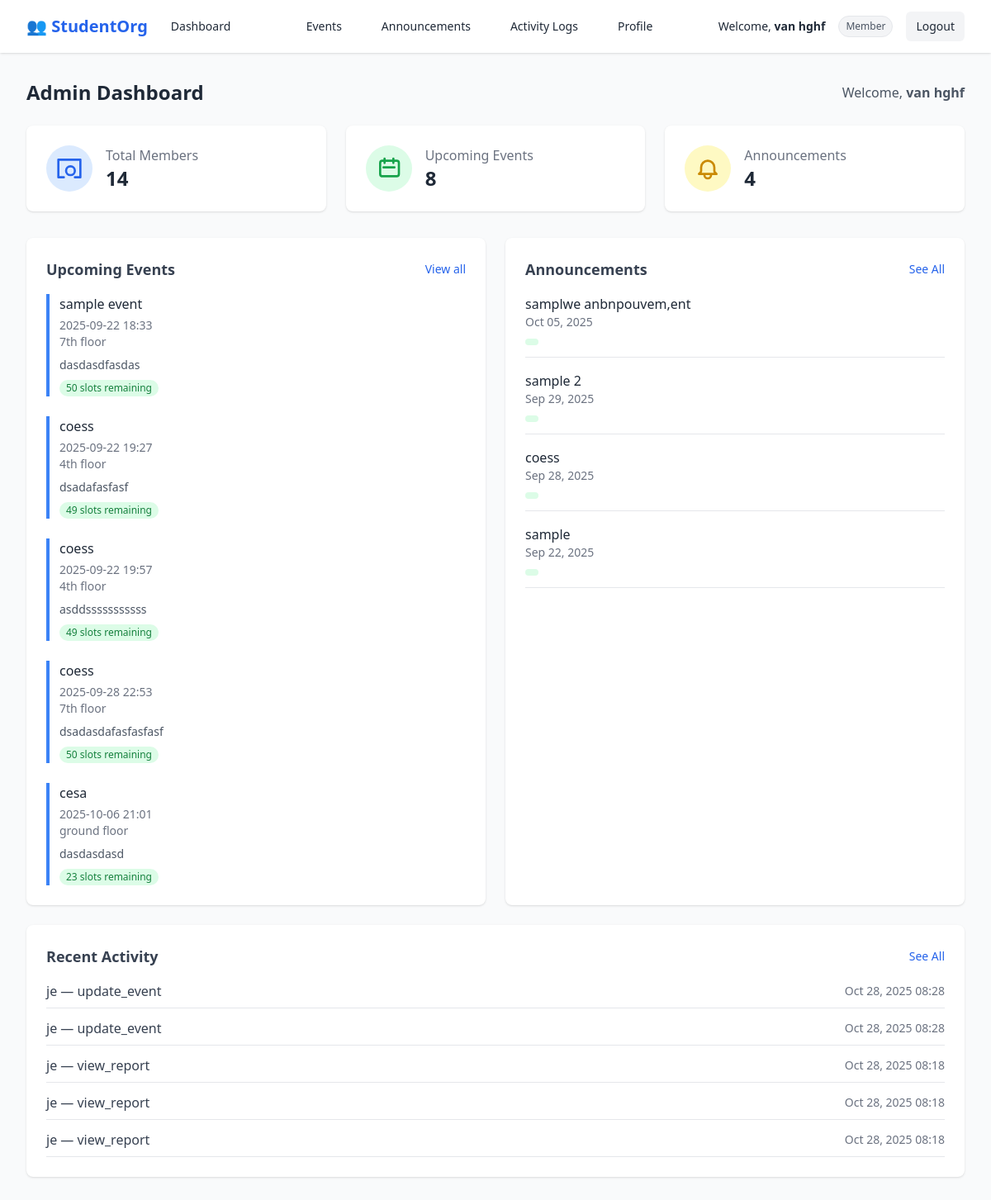
/dashboard/admin/ (signed in), run on the app's committed database.
### accounts/models.py (models this page shows, shortened)
class Event(models.Model):
    title = models.CharField(max_length=200)
    start_datetime = models.DateTimeField(default=timezone.now)
    end_datetime = models.DateTimeField(default=timezone.now)
    location = models.CharField(max_length=255, default="TBA")
    max_slots = models.PositiveIntegerField(default=200)
    description = models.TextField(blank=True, null=True)
    def slots_remaining(self):
        return self.max_slots - self.registrations.count()

class Announcement(models.Model):
    title = models.CharField(max_length=255)
    content = models.TextField()
    created_at = models.DateTimeField(auto_now_add=True)
    author = models.ForeignKey(User, on_delete=models.CASCADE)

class AuditLog(models.Model):
    user = models.ForeignKey(settings.AUTH_USER_MODEL, on_delete=models.SET_NULL, null=True, blank=True)
    action = models.CharField(max_length=255)
    target = models.CharField(max_length=255, null=True, blank=True)
    timestamp = models.DateTimeField(auto_now_add=True)

### accounts/views.py (the view)
# urls.py: path('dashboard/admin/', views.admin_dashboard, name="admin_dashboard"),
@login_required
def admin_dashboard(request):
    total_members = User.objects.count()
    total_events = Event.objects.count()
    total_announcements = Announcement.objects.count()
    events = Event.objects.order_by('start_datetime')[:5]
    announcements = Announcement.objects.order_by('-created_at')[:5]
    logs = AuditLog.objects.order_by('-timestamp')[:5]
    context = {
        'total_members': total_members,
        'total_events': total_events,
        'total_announcements': total_announcements,
        'events': events,
        'announcements': announcements,
        'logs': logs,
    }
    return render(request, 'accounts/admin_dashboard.html', context)

### accounts/templates/accounts/admin_dashboard.html (shortened to what this page needs)
{% extends "accounts/base.html" %}
{% block content %}
<div class="max-w-7xl mx-auto px-4 sm:px-6 lg:px-8 py-8">
  <div class="flex flex-col sm:flex-row sm:items-center sm:justify-between mb-6 space-y-3 sm:space-y-0">
    <h1 class="text-2xl font-bold text-gray-800">Admin Dashboard</h1>
    <span class="text-gray-600 text-sm sm:text-base">
      Welcome, <strong>{{ user.get_full_name|default:user.username }}</strong>
    </span>
  </div>
  <div class="grid grid-cols-1 sm:grid-cols-2 lg:grid-cols-3 gap-6 mb-8">
    <div class="bg-white shadow rounded-lg p-6 flex items-center space-x-4">
      <div class="p-3 bg-blue-100 text-blue-600 rounded-full flex-shrink-0">
        <svg xmlns="http://www.w3.org/2000/svg" class="h-6 w-6 sm:h-8 sm:w-8" fill="none" viewBox="0 0 24 24" stroke="currentColor">
          <path stroke-linecap="round" stroke-linejoin="round" stroke-width="2"
            d="M17 20h5V4H2v16h5m10-6a4 4 0 11-8 0 4 4 0 018 0z" />
        </svg>
      </div>
      <div>
        <p class="text-gray-500 text-sm sm:text-base">Total Members</p>
        <p class="text-xl sm:text-2xl font-semibold">{{ total_members }}</p>
      </div>
    </div>
    <div class="bg-white shadow rounded-lg p-6 flex items-center space-x-4">
      <div class="p-3 bg-green-100 text-green-600 rounded-full flex-shrink-0">
        <svg xmlns="http://www.w3.org/2000/svg" class="h-6 w-6 sm:h-8 sm:w-8" fill="none" viewBox="0 0 24 24" stroke="currentColor">
          <path stroke-linecap="round" stroke-linejoin="round" stroke-width="2"
            d="M8 7V3m8 4V3m-9 8h10m-12 8h14a2 2 0 002-2V7a2 2 0 00-2-2H6a2 2 0 00-2 2v10a2 2 0 002 2z" />
        </svg>
      </div>
      <div>
        <p class="text-gray-500 text-sm sm:text-base">Upcoming Events</p>
        <p class="text-xl sm:text-2xl font-semibold">{{ total_events }}</p>
      </div>
    </div>
    <div class="bg-white shadow rounded-lg p-6 flex items-center space-x-4">
      <div class="p-3 bg-yellow-100 text-yellow-600 rounded-full flex-shrink-0">
      </div>
      <div>
        <p class="text-gray-500 text-sm sm:text-base">Announcements</p>
        <p class="text-xl sm:text-2xl font-semibold">{{ total_announcements }}</p>
      </div>
    </div>
  </div>
  <div class="grid grid-cols-1 lg:grid-cols-2 gap-6">
    <div class="bg-white shadow rounded-lg p-6">
      <div class="flex flex-col sm:flex-row sm:justify-between sm:items-center mb-4">
        <h2 class="text-lg font-semibold text-gray-700 mb-2 sm:mb-0">Upcoming Events</h2>
        <a href="{% url 'accounts:event_list' %}" class="text-blue-600 text-sm hover:underline">View all</a>
      </div>
      {% if events %}
        <div class="space-y-6">
          {% for event in events %}
            <div class="border-l-4 border-blue-500 pl-3">
              <a href="{% url 'accounts:event_edit' event.id %}"
                class="font-medium text-gray-800 hover:underline">
                {{ event.title }}
              </a>
              <p class="text-sm text-gray-500 mt-1">
                {{ event.start_datetime|date:"Y-m-d H:i" }}
              </p>
              <p class="text-sm text-gray-500">{{ event.location|default:"TBA" }}</p>
              {% if event.description %}
                <p class="text-sm text-gray-600 mt-2">{{ event.description }}</p>
              {% endif %}
              {% if event.max_slots %}
                <span class="inline-block mt-2 text-xs bg-green-100 text-green-700 px-2 py-0.5 rounded-full">
                  {{ event.slots_remaining }} slots remaining
                </span>
              {% endif %}
            </div>
          {% endfor %}
        </div>
      {% else %}
        <p class="text-gray-500 text-sm">No upcoming events available.</p>
      {% endif %}
    </div>
    <div class="bg-white shadow rounded-lg p-6">
      <div class="flex flex-col sm:flex-row sm:justify-between sm:items-center mb-4">
        <h2 class="text-lg font-semibold text-gray-700 mb-2 sm:mb-0">Announcements</h2>
        <a href="{% url 'accounts:announcement_list' %}" class="text-blue-600 text-sm hover:underline">See All</a>
      </div>
      {% if announcements %}
        <ul class="space-y-4">
          {% for ann in announcements %}
            <li class="border-b pb-2">
              <p class="font-medium text-gray-800">{{ ann.title }}</p>
              <p class="text-sm text-gray-500">{{ ann.created_at|date:"M d, Y" }}</p>
              <span class="inline-block mt-1 px-2 py-1 text-xs rounded-full
                {% if ann.priority == 'High' %}bg-red-100 text-red-600
                {% elif ann.priority == 'Medium' %}bg-yellow-100 text-yellow-600
                {% else %}bg-green-100 text-green-600{% endif %}">
              </span>
            </li>
          {% endfor %}
        </ul>
      {% else %}
        <p class="text-gray-500 text-sm">No announcements available.</p>
      {% endif %}
    </div>
  </div>
  <div class="bg-white shadow rounded-lg p-6 mt-6">
    <div class="flex flex-col sm:flex-row sm:justify-between sm:items-center mb-4">
      <h2 class="text-lg font-semibold text-gray-700 mb-2 sm:mb-0">Recent Activity</h2>
      <a href="{% url 'accounts:audit_log_list' %}" class="text-blue-600 text-sm hover:underline">See All</a>
    </div>
    {% if logs %}
      <ul class="space-y-3">
        {% for log in logs %}
          <li class="flex flex-col sm:flex-row sm:justify-between sm:items-center border-b pb-2">
            <span class="text-gray-700 text-sm sm:text-base">{{ log.user }} — {{ log.action }}</span>
            <span class="text-xs sm:text-sm text-gray-500 mt-1 sm:mt-0">{{ log.timestamp|date:"M d, Y H:i" }}</span>
          </li>
        {% endfor %}
      </ul>
    {% else %}
      <p class="text-gray-500 text-sm">No activity logs available.</p>
    {% endif %}
  </div>
</div>
{% endblock %}

### accounts/templates/accounts/base.html (shortened to what this page needs)
{% load static %}
<!DOCTYPE html>
<html lang="en">
<head>
 <script src="https://cdn.tailwindcss.com"></script>
 </head>
 <body
  class="{% if request.resolver_match.url_name in 'login register' %}
         min-h-screen flex items-center justify-center bg-gradient-to-br from-blue-50 to-indigo-100 text-gray-800
         {% else %}
         bg-gray-50 text-gray-800
         {% endif %}">
  {% if request.resolver_match.url_name not in 'login register' %}
  <nav class="bg-white shadow">
    <div class="max-w-7xl mx-auto px-4 sm:px-6 lg:px-8">
      <div class="flex justify-between h-16 items-center">
        <div class="flex items-center space-x-4">
          <span class="text-xl font-bold text-blue-600 flex items-center">
            👥 StudentOrg
          </span>
          {% if user.is_superuser %}
            <a href="{% url 'accounts:superadmin_dashboard' %}"
               class="px-3 py-2 rounded-md text-sm font-medium
               {% if request.resolver_match.url_name == 'superadmin_dashboard' %} bg-blue-100 text-blue-700 {% else %} hover:bg-gray-100 {% endif %}">
              Dashboard
            </a>
          {% elif user.member.role == "admin" %}
            <a href="{% url 'accounts:admin_dashboard' %}"
               class="px-3 py-2 rounded-md text-sm font-medium
               {% if request.resolver_match.url_name == 'admin_dashboard' %} bg-blue-100 text-blue-700 {% else %} hover:bg-gray-100 {% endif %}">
              Dashboard
            </a>
          {% else %}
            <a href="{% url 'accounts:member_dashboard' %}"
               class="px-3 py-2 rounded-md text-sm font-medium
               {% if request.resolver_match.url_name == 'member_dashboard' %} bg-blue-100 text-blue-700 {% else %} hover:bg-gray-100 {% endif %}">
              Dashboard
            </a>
          {% endif %}
        </div>
        {% if user.is_authenticated and user.member.role in "admin superadmin" %}
        <div class="flex space-x-6">
          <a href="{% url 'accounts:membership_list' %}"
             class="px-3 py-2 rounded-md text-sm font-medium
             {% if request.resolver_match.url_name == 'membership_list' %} bg-blue-100 text-blue-700 {% else %} hover:bg-gray-100 {% endif %}">
            Members
          </a>
          <a href="{% url 'accounts:event_list' %}"
             class="px-3 py-2 rounded-md text-sm font-medium
             {% if request.resolver_match.url_name == 'event_list' %} bg-blue-100 text-blue-700 {% else %} hover:bg-gray-100 {% endif %}">
            Events
          </a>
          <a href="{% url 'accounts:announcement_list' %}"
             class="px-3 py-2 rounded-md text-sm font-medium
             {% if request.resolver_match.url_name == 'announcement_list' %} bg-blue-100 text-blue-700 {% else %} hover:bg-gray-100 {% endif %}">
            Announcements
          </a>
          <a href="{% url 'accounts:audit_log_list' %}"
             class="px-3 py-2 rounded-md text-sm font-medium
             {% if request.resolver_match.url_name == 'audit_log_list' %} bg-blue-100 text-blue-700 {% else %} hover:bg-gray-100 {% endif %}">
            Activity Logs
          </a>
          <a href="{% url 'accounts:profile_update' %}"
             class="px-3 py-2 rounded-md text-sm font-medium
             {% if request.resolver_match.url_name == 'profile_update' %} bg-blue-100 text-blue-700 {% else %} hover:bg-gray-100 {% endif %}">
            Profile
          </a>
        </div>
        {% else %}
        <div class="flex space-x-6">
          <a href="{% url 'accounts:event_list' %}"
             class="px-3 py-2 rounded-md text-sm font-medium
             {% if request.resolver_match.url_name == 'event_list' %} bg-blue-100 text-blue-700 {% else %} hover:bg-gray-100 {% endif %}">
            Events
          </a>
          <a href="{% url 'accounts:announcement_list' %}"
             class="px-3 py-2 rounded-md text-sm font-medium
             {% if request.resolver_match.url_name == 'announcement_list' %} bg-blue-100 text-blue-700 {% else %} hover:bg-gray-100 {% endif %}">
            Announcements
          </a>
          <a href="{% url 'accounts:audit_log_list' %}"
             class="px-3 py-2 rounded-md text-sm font-medium
             {% if request.resolver_match.url_name == 'audit_log_list' %} bg-blue-100 text-blue-700 {% else %} hover:bg-gray-100 {% endif %}">
            Activity Logs
          </a>
          <a href="{% url 'accounts:profile_update' %}"
             class="px-3 py-2 rounded-md text-sm font-medium
             {% if request.resolver_match.url_name == 'profile_update' %} bg-blue-100 text-blue-700 {% else %} hover:bg-gray-100 {% endif %}">
            Profile
          </a>
        </div>
        {% endif %}
        <div class="flex items-center space-x-4">
          <span class="text-sm">
            Welcome, <strong>{{ user.get_full_name|default:user.username }}</strong>
          </span>
          {% if user.is_superuser %}
            <span class="px-2 py-1 text-xs rounded-full bg-blue-100 text-blue-600 border border-blue-200">
              Superadmin
            </span>
          {% elif user.member.role == "admin" %}
            <span class="px-2 py-1 text-xs rounded-full bg-green-100 text-green-600 border border-green-200">
              Admin
            </span>
          {% else %}
            <span class="px-2 py-1 text-xs rounded-full bg-gray-100 text-gray-600 border border-gray-200">
              Member
            </span>
          {% endif %}
          <a href="{% url 'accounts:logout' %}"
             class="px-3 py-2 rounded-md bg-gray-100 hover:bg-gray-200 text-sm font-medium">
            Logout
          </a>
        </div>
      </div>
    </div>
  </nav>
  {% endif %}
  {% block content %}{% endblock %}
</body>
</html>

### data on the page
Event: title "sample event", start_datetime "2025-09-22 18:33", location "7th floor", description "dasdasdfasdas", slots_remaining "50"
Event: title "coess", start_datetime "2025-09-22 19:27", location "4th floor", description "dsadafasfasf", slots_remaining "49"
Event: title "coess", start_datetime "2025-09-22 19:57", location "4th floor", description "asddsssssssssss", slots_remaining "49"
Event: title "coess", start_datetime "2025-09-28 22:53", location "7th floor", description "dsadasdafasfasfasf", slots_remaining "50"
Event: title "cesa", start_datetime "2025-10-06 21:01", location "ground floor", description "dasdasdasd", slots_remaining "23"
Announcement: title "samplwe anbnpouvem,ent", created_at "Oct 05, 2025"
Announcement: title "sample 2", created_at "Sep 29, 2025"
Announcement: title "coess", created_at "Sep 28, 2025"
Announcement: title "sample", created_at "Sep 22, 2025"
AuditLog: user "je", action "update_event", timestamp "Oct 28, 2025 08:28"
AuditLog: user "je", action "update_event", timestamp "Oct 28, 2025 08:28"
AuditLog: user "je", action "view_report", timestamp "Oct 28, 2025 08:18"
AuditLog: user "je", action "view_report", timestamp "Oct 28, 2025 08:18"
AuditLog: user "je", action "view_report", timestamp "Oct 28, 2025 08:18"

### other printed values
{{ user.get_full_name|default:user.username }} "van hghf"
{{ total_members }} "14"
{{ total_events }} "8"
{{ total_announcements }} "4"
